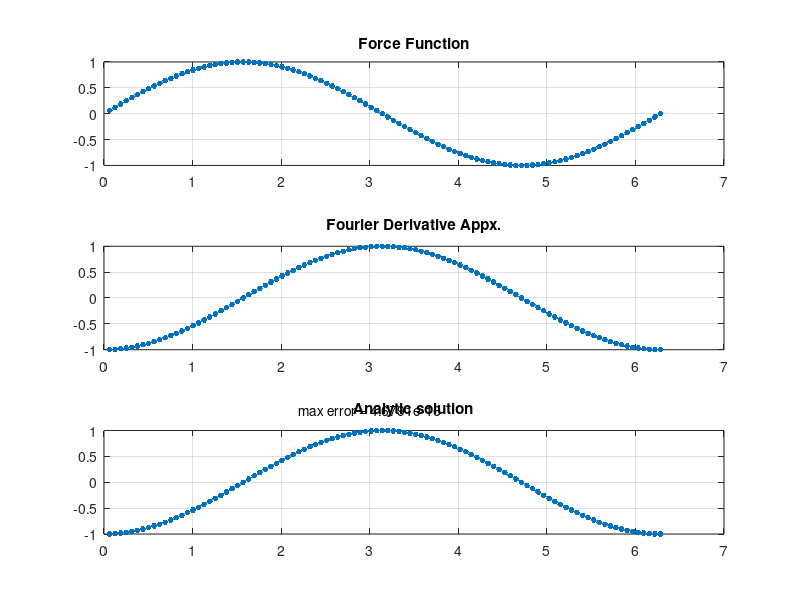

This figure's MATLAB source:
% FourierDEqn1.m - Approximation of Solution of DE of 1 Using Fourier Method
%        For complex v, delete "real" commands.

% Since w_hat = i * k * u_hat in differentiation, we use the fact that
% u_hat = -i * 1/k * w_hat, and 1/k = 0 if k==0

  N = 100; h = 2*pi/N; x = h*(1:N)';

% Differentiation of many sample fucntions:
% 1
  f = sin(x); 
  u = - cos(x);
% 2
%   f = cos(x) .* exp(sin(x)); 
%   u = exp(sin(x));
% 3
%   f = 1./x .* exp(log(x)); 
%   u = exp(log(x));
% 4
%   f = log(x) + 1; 
%   u = x .* log(x);

  int_ = [0:N/2-1 0 -N/2+1:-1]';  n = size(int_);
  inv_ = zeros(n);  % inv contains reciprocals of 'int' or zeros.
  for i = 1:n
    if int_(i) == 0
        inv_(i) = 0;
    else
        inv_(i) = 1/int_(i);
    end
  end
  
  f_hat = fft(f);
  w_hat = -1i * inv_ .* f_hat;
  w = real(ifft(w_hat));
 
  subplot(3,1,1), plot(x,f,'.-','markersize',13)
    grid on, title('Force Function')

  subplot(3,1,2), plot(x,w,'.-','markersize',13)
    %axis([0 7 -500 500]);
    grid on, title('Fourier Derivative Appx.')

  subplot(3,1,3), plot(x,u,'.-','markersize',13)
    grid on, title('Analytic solution')

  error = norm(w-u,inf)
  text(2.2,1.4,['max error = ' num2str(error)])
